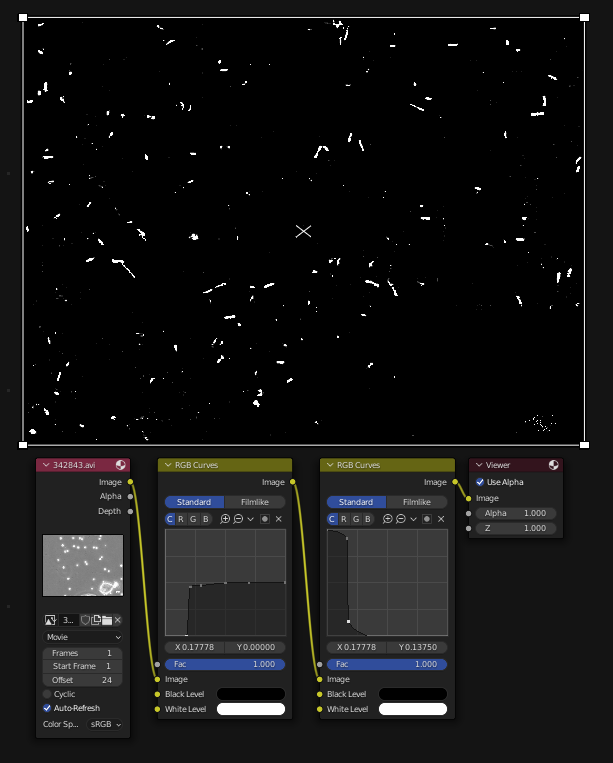
#> input picture required_isolation.png, 613 x 763 px
$ python -i shape_detection.py   (imports and definitions only)
#> lines starting #> are read from the running program, lines starting #| are printed output that depends on the picture
#> further down, picture is the input picture: shape (763, 613, 3); mean B, G, R 20, 20.1, 20.2
from typing import List
import cv2
import numpy as np
from logic.structure.bounding_box import BoundingBox
from logic.structure.rectangle import Rectangle


def extract_high_optical_flow_areas(frame: np.ndarray, threshold: float = 0.1) -> np.ndarray:
    optical_flow_magnitude = np.sqrt(
        frame[..., 1, 0] ** 2 + frame[..., 1, 1] ** 2)
    high_flow_mask = optical_flow_magnitude > threshold
    return high_flow_mask


def detect_shapes(frame: np.ndarray,
                  min_size: int = 10,
                  max_size: int = 1000) -> List[BoundingBox]:
    """
    Detect bounding boxes of white regions in a grayscale image.

    Args:
        frame: 2D numpy array of shape (height, width) with values in [0, 1]
        min_size: Minimum area of bounding boxes to include
        max_size: Maximum area of bounding boxes to include

    Returns:
        List of bounding boxes as (x, y, width, height) tuples
    """
#> called with min_size = 10, max_size = 1000
    # Convert to 8-bit and apply threshold
    frame_uint8 = (frame * 255).astype(np.uint8)
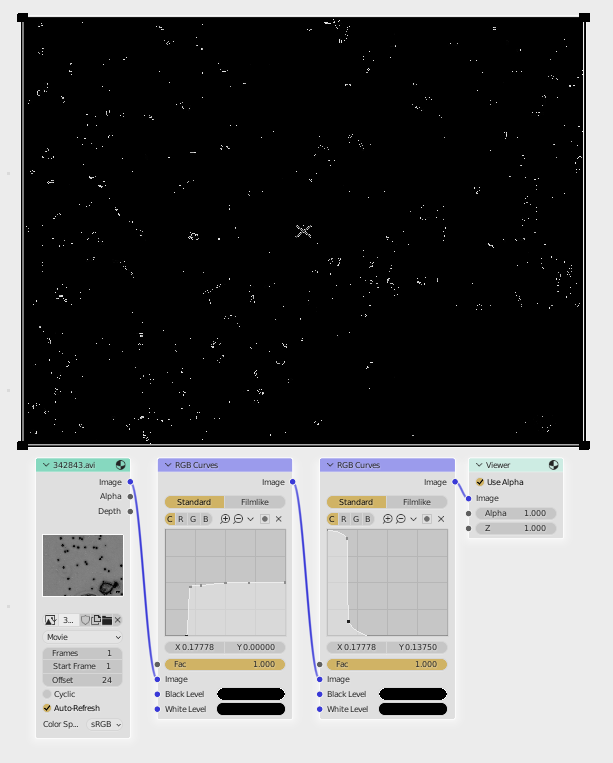
#> frame_uint8: shape (763, 613, 3); mean B, G, R 105.6, 105.4, 105.4
    _, thresh = cv2.threshold(frame_uint8, 127, 255, cv2.THRESH_BINARY)
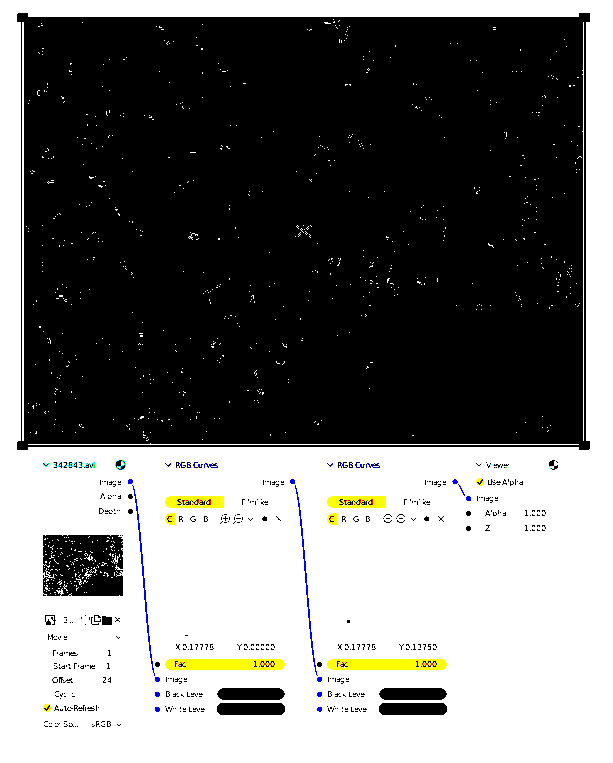
#> thresh: shape (763, 613, 3); mean B, G, R 116.3, 117.9, 117.9

    # Find contours
#> (the run stopped early here; a loop or call above may not have finished)
